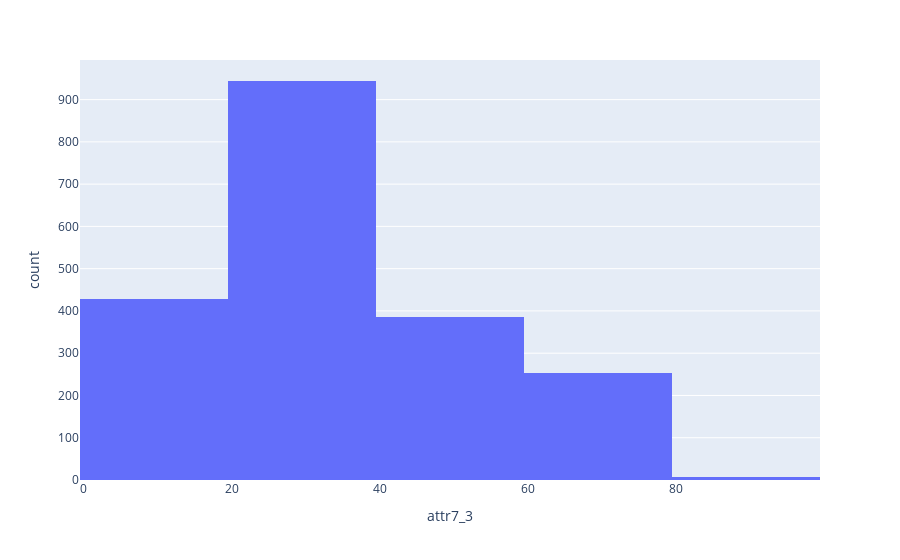

Write notebook code for a chart like this one.
### Code cell
fig = px.histogram(df, x= "attr7_3", nbins = 5)
fig.show()
print(df["attr7_3"].mean())

### Figure 1 — Plotly figure (JSON) as saved in the notebook; plotly's stock layout.template omitted (floating-point values rounded to 4 significant figures; data arrays with more than 128 entries replaced by an {"elided": "..."} marker saying what was removed)
{"data": [{"alignmentgroup": "True", "bingroup": "x", "hovertemplate": "attr7_3=%{x}<br>count=%{y}<extra></extra>", "legendgroup": "", "marker": {"color": "#636efa", "pattern": {"shape": ""}}, "name": "", "nbinsx": 5, "offsetgroup": "", "orientation": "v", "showlegend": false, "type": "histogram", "x": {"elided": "8378 int values"}, "xaxis": "x", "yaxis": "y"}], "layout": {"barmode": "relative", "legend": {"tracegroupgap": 0}, "margin": {"t": 60}, "xaxis": {"anchor": "y", "domain": [0, 1], "title": {"text": "attr7_3"}}, "yaxis": {"anchor": "x", "domain": [0, 1], "title": {"text": "count"}}}}
